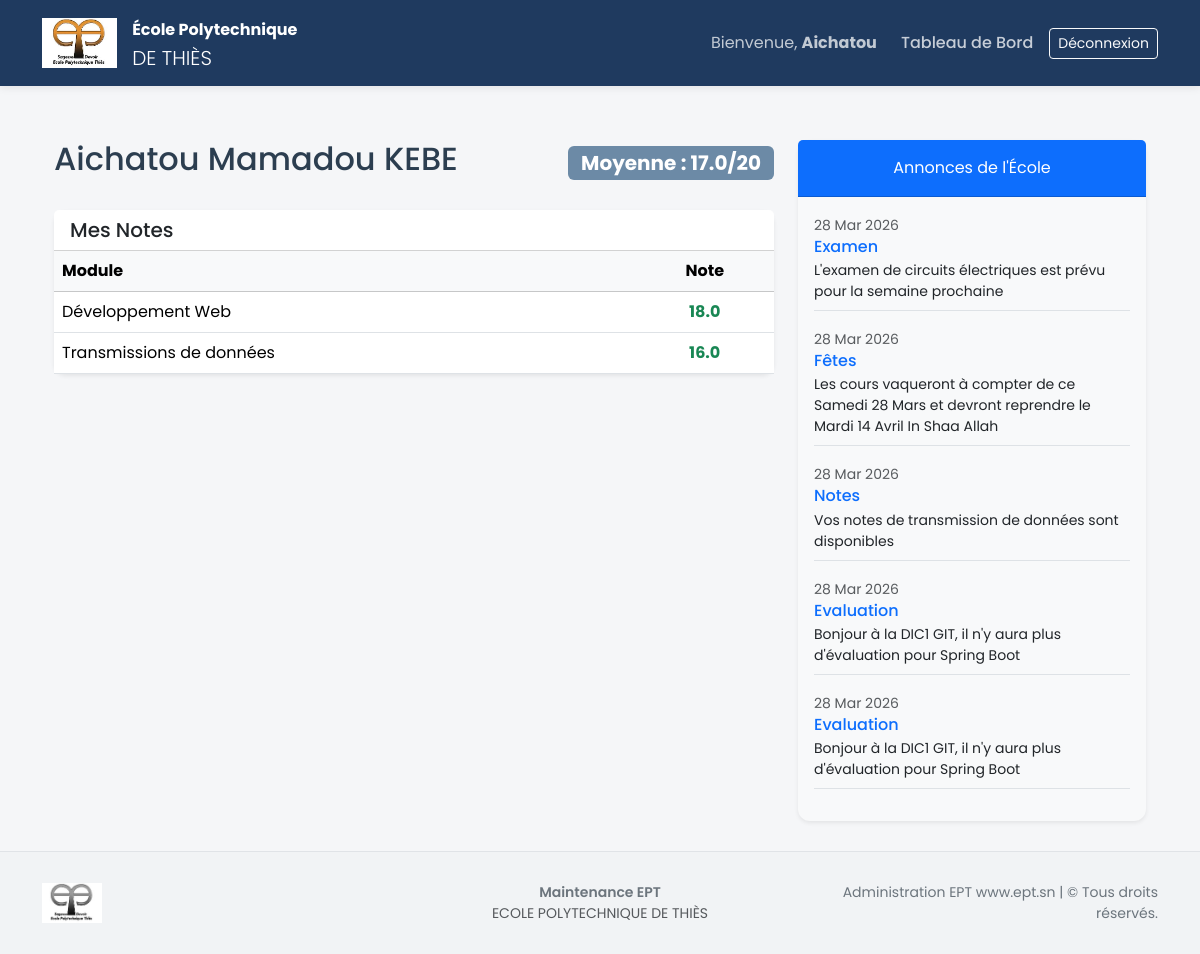
The app's page /dashboard/etudiant/ (signed in) with its own data.
### authentification/models.py (models this page shows)
class User(AbstractUser):
    ROLE_CHOICES = (
        ('ADMIN', 'Administrateur'),
        ('PROF', 'Professeur'),
        ('STUDENT', 'Étudiant'),
    )
    role = models.CharField(max_length=10, choices=ROLE_CHOICES, default='STUDENT')
    email = models.EmailField(unique=True)

### dashboard/models.py (models this page shows, shortened)
class Note(models.Model):
    etudiant = models.ForeignKey(Etudiant, on_delete=models.CASCADE)
    cours = models.ForeignKey(Cours, on_delete=models.CASCADE)
    note = models.FloatField()

class Cours(models.Model):
    professeur = models.ForeignKey(Professeur, on_delete=models.CASCADE)
    matiere = models.ForeignKey(Matiere, on_delete=models.CASCADE)
    classe = models.ForeignKey(Classe, on_delete=models.CASCADE)
    horaire = models.DateTimeField()

class Annonce(models.Model):
    title = models.CharField(max_length=100)
    content = models.TextField()
    date = models.DateTimeField(auto_now_add=True)
    classe = models.ForeignKey(Classe, on_delete=models.CASCADE, null=True, blank=True)

### school/models.py (models this page shows, shortened)
class Matiere (models.Model):
    name = models.CharField(max_length=100)
    department = models.ForeignKey(Departement, on_delete=models.CASCADE)

### dashboard/views.py (the view)
# urls.py: path('etudiant/', views.student_dashboard, name='student_home'),
@login_required
def student_dashboard(request):
    try:
        etudiant = Etudiant.objects.get(user=request.user)
        notes = Note.objects.filter(etudiant=etudiant).select_related('cours')
        if notes.exists():
            moyenne = sum(n.note for n in notes) / notes.count()
        else:
            moyenne = 0
        annonces = Annonce.objects.filter(
            Q(classe=etudiant.classe) | Q(classe__isnull=True)
        ).order_by('-date')[:5]
    except Etudiant.DoesNotExist:
        notes = []
        moyenne = 0
        etudiant = None
        annonces = Annonce.objects.filter(classe__isnull=True).order_by('-date')[:5]
    annonces = Annonce.objects.all().order_by('-date')[:5]
    context = {
        'notes': notes,
        'annonces': annonces,
        'moyenne': round(moyenne, 2),
        'etudiant': etudiant,
    }
    return render(request, 'dashboard/studenthome.html', context)

### templates/dashboard/studenthome.html
{% extends "base.html" %}
{% block content %}
<div class="container mt-4">
    <div class="row">
        <div class="col-lg-8">
            <div class="d-flex justify-content-between align-items-center mb-4">
                <h2>{{ request.user.first_name }} {{ request.user.last_name }}</h2>
                <span class="badge fs-5" style="background-color: #6c8aa6; color: white;">
                    Moyenne : {{ moyenne }}/20
                </span>
            </div>
            <div class="card shadow-sm mb-4">
                <div class="card-header bg-white">
                    <h5 class="mb-0">Mes Notes</h5>
                </div>
                <div class="card-body p-0">
                    <table class="table table-hover mb-0">
                        <thead class="table-light">
                            <tr>
                                <th>Module</th>
                                <th class="text-center">Note</th>
                            </tr>
                        </thead>
                        <tbody>
                            {% for note in notes %}
                            <tr>
                                <td>{{ note.cours.matiere.name }}</td>
                                <td class="text-center fw-bold {% if note.valeur < 10 %}text-danger{% else %}text-success{% endif %}">
                                    {{ note.note }}
                                </td>
                            </tr>
                            {% empty %}
                            <tr>
                                <td colspan="3" class="text-center py-4 text-muted">Aucune note enregistrée pour le moment.</td>
                            </tr>
                            {% endfor %}
                        </tbody>
                    </table>
                </div>
            </div>
        </div>
        <div class="col-lg-4">
            <div class="card shadow-sm border-0 bg-light">
                <div class="card-header bg-primary text-white text-center py-3">
                     Annonces de l'École
                </div>
                <div class="card-body">
                    {% for annonce in annonces %}
                    <div class="mb-3 border-bottom pb-2">
                        <small class="text-muted">{{ annonce.date|date:"d M Y" }}</small>
                        <h6 class="mb-1 text-primary">{{ annonce.title }}</h6>
                        <p class="small mb-0">{{ annonce.content|truncatewords:20 }}</p>
                    </div>
                    {% empty %}
                    <p class="text-muted small">Aucune annonce récente.</p>
                    {% endfor %}
                </div>
            </div>
        </div>
    </div>
</div>
{% endblock %}

### templates/base.html (shortened to what this page needs)
{% load static %}
<!DOCTYPE html>
<html lang="fr">
<head>
    <link rel="stylesheet" href="{% static 'css/bootstrap.min.css' %}">
    <link rel="stylesheet" href="https://cdn.jsdelivr.net/npm/bootstrap-icons@1.11.1/font/bootstrap-icons.css">
</head>
<body>
    <nav class="navbar navbar-expand-lg navbar-dark navbar-ept py-2">
        <div class="container">
            <a class="navbar-brand d-flex align-items-center" href="/">
                <img src="{% static 'images/logo.png' %}" alt="Logo EPT">
                <div class="d-none d-md-block">
                    <span class="fs-6 fw-bold">École Polytechnique</span><br>
                    <span class="fs-7 fw-light text-uppercase">de Thiès</span>
                </div>
                <div class="d-md-none ms-2">EPT</div> </a>
            <div class="collapse navbar-collapse" id="eptNavbar">
                <ul class="navbar-nav ms-auto align-items-center">
                    {% if user.is_authenticated %}
                        <li class="nav-item">
                            <span class="navbar-text me-3 text-light opacity-75">
                                Bienvenue, <strong>{{ user.username }}</strong>
                            </span>
                        </li>
                        <li class="nav-item">
                            <a class="nav-link" href="{% url 'dashboard_redirect' %}">Tableau de Bord</a>
                        </li>
                        <li class="nav-item ms-lg-2">
                            <form action="{% url 'logout' %}" method="post" style="display:inline;">
                                <button type="submit" class="btn btn-outline-light btn-sm">Déconnexion</button>
                            </form>
                        </li>
                    {% endif %}
                </ul>
            </div>
        </div>
    </nav>
    <div class="container main-container">
        {% block content %}
        {% endblock %}
    </div>
    <footer class="footer-ept">
        <div class="container">
            <div class="row align-items-center">
                <div class="col-md-4 text-center text-md-start mb-3 mb-md-0">
                    <img src="{% static 'images/logo.png' %}" alt="Logo EPT" style="max-height: 40px; filter: grayscale(1);">
                </div>
                <div class="col-md-4 text-center mb-3 mb-md-0">
                    <p class="mb-0 small fw-semibold">Maintenance EPT</p>
                    <p class="mb-0 small text-muted">ECOLE POLYTECHNIQUE DE THIÈS</p>
                </div>
                <div class="col-md-4 text-center text-md-end small">
                    Administration EPT www.ept.sn | &copy; {{ now.year }} Tous droits réservés.
                </div>
            </div>
        </div>
    </footer>
</body>
</html>

### templates/base.html (style rules this page uses)
body { font-family: 'Poppins', sans-serif; background-color: #f5f6f8; color: #2c3e50; display: flex; flex-direction: column; min-height: 100vh; }
.navbar-ept { background-color: #1f3a5f; box-shadow: 0 2px 8px rgba(0,0,0,0.08); }
.navbar-ept .navbar-brand img { max-height: 50px; margin-right: 15px; }
.navbar-ept .nav-link { color: rgba(255,255,255,0.75) !important; font-weight: 500; transition: 0.2s; }
.main-container { flex: 1; padding-top: 30px; padding-bottom: 30px; }
.card { border: none; border-radius: 12px; box-shadow: 0 4px 12px rgba(0,0,0,0.05); }
.footer-ept { background-color: #f1f3f5; border-top: 1px solid #e0e3e7; padding: 30px 0; color: #6c757d; }

### records on screen
User: username "Aichatou", user.first_name "Aichatou Mamadou", user.last_name "KEBE"
Note: cours.matiere.name "Développement Web", note "18.0"
Note: cours.matiere.name "Transmissions de données", note "16.0"
Annonce: date "28 Mar 2026", title "Examen", content "L'examen de circuits électriques est prévu pour la semaine prochaine"
Annonce: date "28 Mar 2026", title "Fêtes", content "Les cours vaqueront à compter de ce Samedi 28 Mars et devront reprendre le Mardi 14 Avril In Shaa Allah"
Annonce: date "28 Mar 2026", title "Notes", content "Vos notes de transmission de données sont disponibles"
Annonce: date "28 Mar 2026", title "Evaluation", content "Bonjour à la DIC1 GIT, il n'y aura plus d'évaluation pour Spring Boot"
Annonce: date "28 Mar 2026", title "Evaluation", content "Bonjour à la DIC1 GIT, il n'y aura plus d'évaluation pour Spring Boot"

### other values on screen
{{ moyenne }} "17.0"
